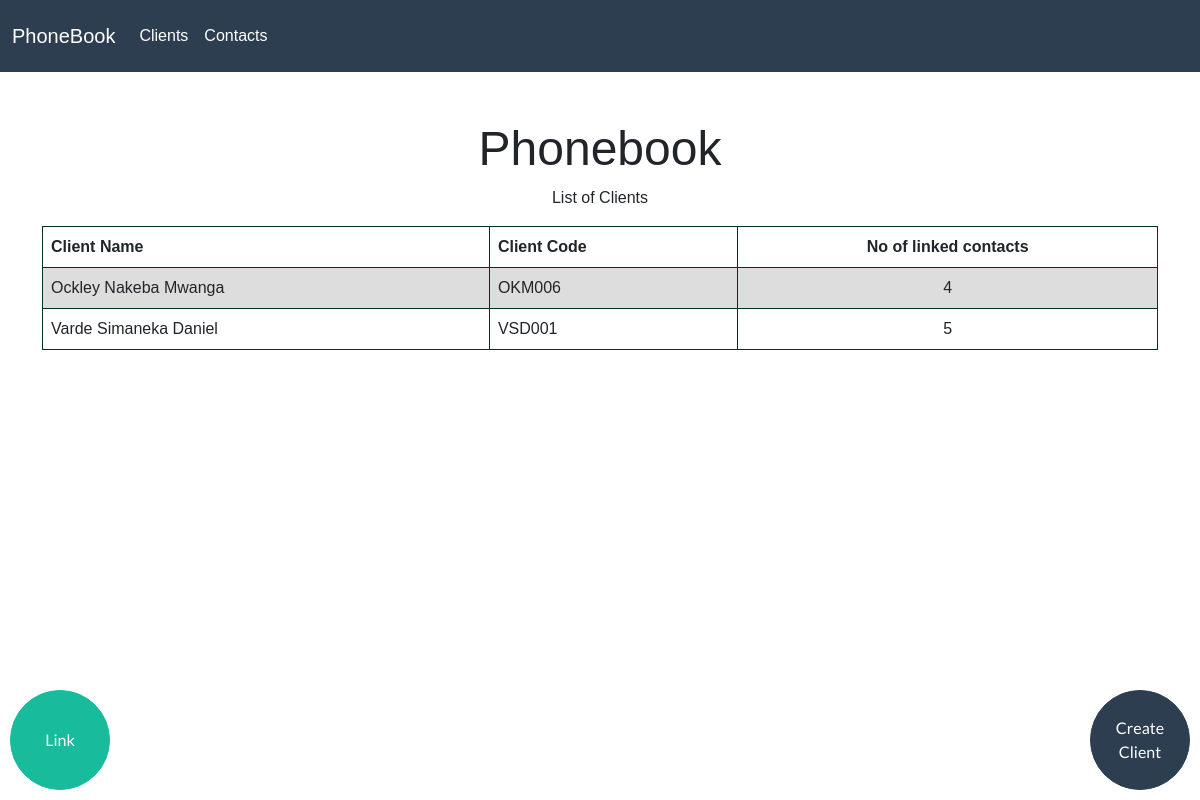
The page / on the database its author committed.
### tables this page shows
CREATE TABLE `clients` (
  `client_id` int(11) NOT NULL,
  `client_name` varchar(255) NOT NULL,
  `client_code` varchar(255) NOT NULL,
  `contacts` varchar(255) NOT NULL,
  `created_on` timestamp NOT NULL DEFAULT current_timestamp()
);

### app/core/Controller.php (called while the page is built, shortened)
<?php
class Controller
{
    public $client = null;
    public $contact = null;
    public function __construct()
    {
        require_once '../app/models/clients.php';
        $this->client = new Clients();
        $this->contact = new Contacts();
    }
    public function model($model)
    {
        if ($model == 'Clients') {
            $clients = $this->client->getAll($model);
            return $clients;
        }
        if ($model == 'Contacts') {
            $contacts = $this->contact->getAll($model);
            return $contacts;
        }
    }
    public function view($view, $data = [])
    {
        require_once '../app/views/' . $view . '.php';
    }
}

### app/controllers/client.php (called while the page is built, shortened)
<?php
class Client extends Controller
{
    public function index($name = '')
    {
        $contacts = $this->model('Contacts');
        $clients = $this->model('Clients');
        $contactssNum = 0;
        foreach ($contacts as $contact) {
            if ($contact['clients_linked'] != 0) {
                $contactssNum++;
            }
        }
        $this->view('home/clients', [
            $clients, $contacts, $contactssNum
        ]);
    }
}

### app/core/App.php (called while the page is built, shortened)
<?php
class App
{
    protected $method = 'index';
    public function __construct()
    {
        $url = $this->parseUrl();
        $this->controller = new $this->controller;
        $this->params = $url ? array_values($url) : [];
        call_user_func_array([$this->controller, $this->method], $this->params);
    }
}

### public/index.php (called while the page is built, shortened)
<?php
$app = new App();

### app/core/Database.php (called while the page is built, shortened)
<?php
class Database
{
    public function __construct()
    {
        $servername = "localhost";
        $username = "root";
        $password = "";
        $dbname = "phonebook";
        $this->conn = new mysqli($servername, $username, $password, $dbname);
    }
}

### app/models/Clients.php (called while the page is built, shortened)
<?php
require_once '../app/core/Database.php';
class Clients extends Database
{
    public function getAll()
    {
        $clients = [];
        $sql = "SELECT * FROM clients ORDER BY client_name ASC";
        $result = $this->conn->query($sql);
        if ($result->num_rows > 0) {
            while ($row = $result->fetch_assoc()) {
                $client = array(
                    'client_id' => $row['client_id'],
                    'client_name' => $row['client_name'],
                    'client_code' => $row['client_code'],
                    'contacts' => $row['contacts'],
                    'created_on' => $row['created_on']
                );
                array_push($clients, $client);
            }
        }
        return $clients;
    }
}

### app/views/home/clients.php (the view, shortened to what this page needs)
<!DOCTYPE html>
<html lang="en">
<head>
    <link rel="stylesheet" href="../public/css/bootstrap.min.css">
    <link rel="stylesheet" href="../public/css/style.css">
</head>
<body>
    <nav class="navbar navbar-expand-lg navbar-dark bg-primary">
        <div class="container-fluid">
            <a class="navbar-brand" href="./">PhoneBook</a>
            <div class="collapse navbar-collapse" id="navbarColor01">
                <ul class="navbar-nav me-auto">
                    <li class="nav-item">
                        <a class="nav-link" href="./client">Clients</a>
                    </li>
                    <li class="nav-item">
                        <a class="nav-link" href="./contact">Contacts</a>
                    </li>
                </ul>
            </div>
        </div>
    </nav>
    <div class="container d-flex flex-column justify-content-center align-items-center mt-5">
        <h1>Phonebook</h1>
        <?php if (count($data[0]) > 0) : ?>
            <p>List of Clients</p>
            <table>
                <tr>
                    <th>Client Name</th>
                    <th>Client Code</th>
                    <th class="text-center">No of linked contacts</th>
                </tr>
                <?php foreach ($data[0] as $client) : ?>
                    <tr>
                        <td><?= $client['client_name'] ?></td>
                        <td><?= $client['client_code'] ?></td>
                        <td class="text-center"><?= ($client['contacts'] != '') ? count(explode(',', $client['contacts'])) : 0 ?></td>
                    </tr>
                <?php endforeach; ?>
            </table>
        <?php else : ?>
            <p>No client(s) found.</p>
        <?php endif; ?>
    </div>
    <button type="button" class="btn btn-primary createClient" data-bs-toggle="modal" data-bs-target="#staticBackdrop">
        Create Client
    </button>
    <button type="button" class="btn btn-success linkContacts" data-bs-toggle="modal" data-bs-target="#staticBackdrop2">
        Link
    </button>
</body>
</html>

### public/css/style.css (style rules this page uses)
* { margin: 0; padding: 0; box-sizing: border-box; font-family: NotoSans-Regular, sans-serif; }
h1, h2, h3, h4, h5, h6 { font-family: NotoSans-Bold, sans-serif; }
span, a, p { font-family: NotoSans-Light, sans-serif; }
table { border-collapse: collapse; width: 100%; }
th { font-family: NotoSans-Bold, sans-serif; }
td, th { border: 1px solid #002e1f; text-align: left; padding: 8px; }
tr:nth-child(even) { background-color: #dddddd; }
.createClient { border-radius: 50%; width: 100px; height: 100px; position: fixed; bottom: 10px; right: 10px; }
.linkContacts { border-radius: 50%; width: 100px; height: 100px; position: fixed; bottom: 10px; left: 10px; }

### rows shown on the page
clients: client_name "Ockley Nakeba Mwanga", client_code "OKM006", contacts "4"
clients: client_name "Varde Simaneka Daniel", client_code "VSD001", contacts "5"
